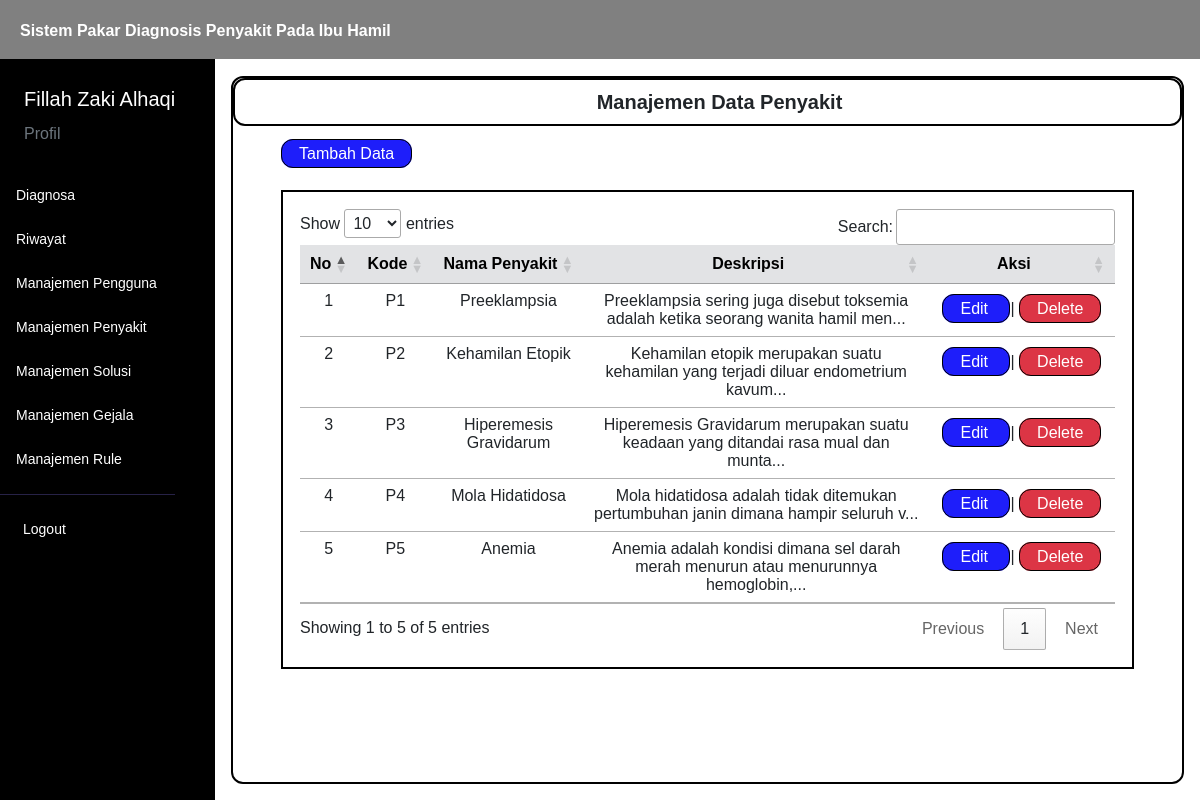
/menu/manaj_penyakit.php (signed in), run on the app's committed database.
### tables this page shows
CREATE TABLE `user` (
  `iduser` int(11) NOT NULL,
  `username` varchar(50) NOT NULL,
  `password` varchar(100) NOT NULL,
  `nama` varchar(50) NOT NULL,
  `email` varchar(50) NOT NULL,
  `level` varchar(40) NOT NULL
);

CREATE TABLE `penyakit` (
  `idpenyakit` int(11) NOT NULL,
  `kode_penyakit` varchar(45) NOT NULL,
  `nama_penyakit` varchar(50) NOT NULL,
  `deskripsi` text NOT NULL
);

### controller/main.php (called while the page is built, shortened)
<?php
$conn = mysqli_connect("localhost", "root", "", "kehamilan");
function query($query)
{
    global $conn;
    $result = mysqli_query($conn, $query);
    $rows = [];
    while ($row = mysqli_fetch_assoc($result)) {
        $rows[] = $row;
    }
    return $rows;
}
function generateRandomKey()
{
    $keyLength = 32;
    $randomBytes = openssl_random_pseudo_bytes($keyLength, $strong);
    if (!$strong) {
        $randomBytes = random_bytes($keyLength);
    }
    return base64_encode($randomBytes);
}
function enkripsi($kata)
{
    $key = generateRandomKey();
    $string = openssl_encrypt($kata, 'AES-256-CBC', $key, 0, substr($key, 0, 16));
    $hasilEnkripsi = base64_encode($key . $string);
    return $hasilEnkripsi;
}
function dekripsi($kata)
{
    $string = base64_decode($kata);
    $key = substr($string, 0, 44);
    $enkripsi = substr($string, 44);
    $hasil = openssl_decrypt($enkripsi, 'AES-256-CBC', $key, 0, substr($key, 0, 16));
    return $hasil;
}
function cari_user() {
    $id = dekripsi($_COOKIE['SPKehamilan']);
    $user = query("SELECT * FROM user WHERE iduser = $id")[0];
    return $user;
}
function validasi_admin()
{
    $id = dekripsi($_COOKIE['SPKehamilan']);
    $cek = query("SELECT * FROM user WHERE iduser = $id")[0];
}
?>

### menu/manaj_penyakit.php (the view, shortened to what this page needs)
<?php
$data = query("SELECT * FROM penyakit ORDER BY CAST(SUBSTRING(kode_penyakit, 2) AS UNSIGNED)");
?>
<html lang="en">
<head>
    <link href="https://cdn.jsdelivr.net/npm/bootstrap@5.3.0/dist/css/bootstrap.min.css" rel="stylesheet"
>
    <link rel="stylesheet" href="https://cdn.datatables.net/1.13.4/css/jquery.dataTables.min.css">
    <link rel="stylesheet" href="../style.css">
</head>
<body>
    <div class="content">
        <?php
        require_once('../navbar/navbar.php');
        ?>
        <div class="main-container m-0">
            <div class="d-flex">
                <?php
                require_once('../navbar/sidebar.php');
                ?>
                <div class="contents px-3 py-3">
                    <div class="box">
                        <div class="box1">
                            <h5 class="text-dark text-center mb-0 ms-4 fw-bold">
                                Manajemen Data Penyakit
                            </h5>
                        </div>
                        <div class="ms-5 mt-3">
                            <a href="../insert/penyakit.php">Tambah Data</a>
                        </div>
                        <div class="tabel mt-4 mx-5">
                            <table id="example" class="table table-hover text-center">
                                <thead>
                                    <tr class="table-secondary">
                                        <th class="text-center" scope="col">No</th>
                                        <th class="text-center" scope="col">Kode</th>
                                        <th class="text-center" scope="col">Nama Penyakit</th>
                                        <th class="text-center" scope="col">Deskripsi</th>
                                        <th class="text-center" scope="col" style="width: 150px;">Aksi</th>
                                    </tr>
                                </thead>
                                <tbody>
                                    <?php
                                    $i = 1;
                                    foreach ($data as $d):
                                        ?>
                                        <tr>
                                            <td>
                                                <?= $i; ?>
                                            </td>
                                            <td>
                                                <?= $d['kode_penyakit']; ?>
                                            </td>
                                            <td>
                                                <?= $d['nama_penyakit']; ?>
                                            </td>
                                            <td class="truncate">
                                                <?php
                                                $deskripsi_terbatas = substr($d['deskripsi'], 0, 80);
                                                echo $deskripsi_terbatas;
                                                if (strlen($d['deskripsi']) > 80) {
                                                    echo '...';
                                                }
                                                ?>
                                            </td>
                                            <td>
                                                <div class="mt-2">
                                                    <a href="../edit/penyakit.php?id=<?= enkripsi($d['idpenyakit']); ?>">
                                                        Edit
                                                    </a>
                                                    |
                                                    <a href="#" class="delete bg-danger" id="delete"
                                                        onclick="confirmDelete(<?= $d['idpenyakit']; ?>)">
                                                        Delete
                                                    </a>
                                                </div>
                                            </td>
                                        </tr>
                                        <?php
                                        $i++;
                                    endforeach;
                                    ?>
                                </tbody>
                            </table>
                        </div>
                    </div>
                </div>
            </div>
        </div>
    </div>
</body>
</html>

### navbar/sidebar.php (shortened to what this page needs)
<?php
validasi_admin();
?>
<div class="sidebar" id="side_nav">
    <div class="content-side">
        <div class="profil pt-4">
            <span class="text-white ms-4 fs-5">
                <?= $user['nama']; ?>
            </span>
            <div class="ms-4 mt-2">
                <a class="text-decoration-none text-secondary" href="../menu/profil.php">Profil</a>
            </div>
        </div>
        <div class="">
            <ul class="list-unstyled pt-4 fw-medium">
                <li class="">
                    <a href="../diagnosa" class="text-decoration-none d-block">
                        <span>Diagnosa</span>
                    </a>
                </li>
                <li class="">
                    <a href="../menu/riwayat.php" class="text-decoration-none d-block">
                        <span>Riwayat</span>
                    </a>
                </li>
                <li class="">
                    <a href="../menu/manaj_pengguna.php" class="text-decoration-none d-block">
                        <span>Manajemen Pengguna</span>
                    </a>
                </li>
                <li class="">
                    <a href="../menu/manaj_penyakit.php" class="text-decoration-none d-block">
                        <span>Manajemen Penyakit</span>
                    </a>
                </li>
                <li class="">
                    <a href="../menu/manaj_solusi.php" class="text-decoration-none d-block">
                        <span>Manajemen Solusi</span>
                    </a>
                </li>
                <li class="">
                    <a href="../menu/manaj_gejala.php" class="text-decoration-none d-block">
                        <span>Manajemen Gejala</span>
                    </a>
                </li>
                <li class="">
                    <a href="../menu/manaj_rule.php" class="text-decoration-none d-block">
                        <span>Manajemen Rule</span>
                    </a>
                </li>
            </ul>
        </div>
        <hr class="hr-color">
        <ul class="list-unstyled fw-medium pb-5">
            <li>
                <a href="../logout.php" class="text-decoration-none d-block">
                    <span>Logout</span>
                </a>
            </li>
        </ul>
    </div>
</div>

### style.css (style rules this page uses)
* { font-family: "Chakra Petch", sans-serif; }
body { background: white; margin: 0; padding: 0; border: 0; }
.content { min-height: 100vh; width: 100%; }
.sidebar { background: black; min-width: 215px; max-width: 215px; transition: all ease-in 0.3s; min-height: 100vh; }
hr.hr-color { color: #272247; opacity: 1; }
.sidebar ul { padding: 0 11px; }
.sidebar li { margin: 7px 0; }
.sidebar li a { color: white; padding: 8px 5px; font-size: 14px; margin-left: 0; }
.content-side { position: fixed; margin-top: 60px; }
.contents { width: 100%; margin-top: 60px; }
.content .contents a { border: solid black 1px; border-radius: 12px; padding: 5px 17px; background: rgb(30, 30, 250); color: #ffffff; text-decoration: none; }
.content .contents .delete { border: solid black 1px; border-radius: 12px; padding: 5px 17px; background: rgb(250, 30, 30); color: #ffffff; text-decoration: none; }
.tabel { border: solid black 2px; padding: 17px; }
.contents .tabel table thead { background-color: #272247; }
.box { border: black solid 2px; border-radius: 12px; height: 100%; }
.box1 { border: black solid 2px; border-radius: 12px; padding: 10px; }

### data on the page
user: nama "Fillah Zaki Alhaqi"
penyakit: kode_penyakit "P1", nama_penyakit "Preeklampsia", deskripsi "Preeklampsia sering juga disebut toksemia adalah ketika seorang wanita hamil men"
penyakit: kode_penyakit "P2", nama_penyakit "Kehamilan Etopik", deskripsi "Kehamilan etopik merupakan suatu kehamilan yang terjadi diluar endometrium kavum"
penyakit: kode_penyakit "P3", nama_penyakit "Hiperemesis Gravidarum", deskripsi "Hiperemesis Gravidarum merupakan suatu keadaan yang ditandai rasa mual dan munta"
penyakit: kode_penyakit "P4", nama_penyakit "Mola Hidatidosa", deskripsi "Mola hidatidosa adalah tidak ditemukan pertumbuhan janin dimana hampir seluruh v"
penyakit: kode_penyakit "P5", nama_penyakit "Anemia", deskripsi "Anemia adalah kondisi dimana sel darah merah menurun atau menurunnya hemoglobin,"
